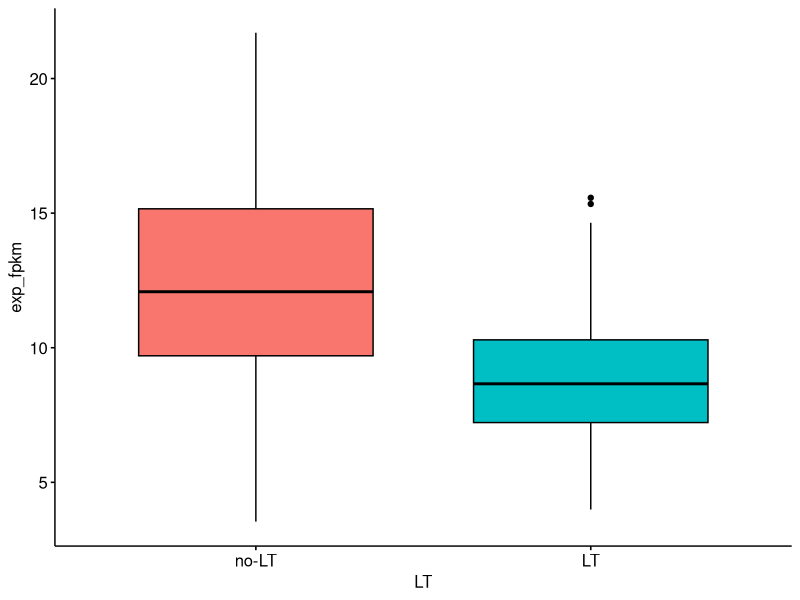

Write the R code that produced this figure. (Note: this script raises an error after producing the figure.)
setwd("C:/Users/LEE HAN SAI/Desktop/Work/Pink1/cancer")
library(ggplot2)
library(reshape)
library(ggpubr)
library(rstatix)
library(dplyr)

# file input
fpkm <- read.csv("cancer_fpkm_pink.csv", sep = ',', header = T, row.names = 1)
list <- read.csv("cancer_list.csv", sep = ',', header = T, row.names = 1)
LT <- read.csv("LT.csv", sep = ',', header = T)
#fpkm <- rbind(fpkm,list)
#fpkm <- na.omit(fpkm)

melt_fpkm <- melt(as.matrix(fpkm))
melt_fpkm <- na.omit(melt_fpkm)
melt_list <- melt(as.matrix(list))
names(melt_fpkm) <- c("PINK1","status","exp_fpkm")

#splitting normal, tumor, subset 
normal_all <-  melt_fpkm[grep("N", melt_fpkm$status),]
tumor_all <- melt_fpkm[-grep("N", melt_fpkm$status),]
FA_miFTC <- melt_fpkm[grep("FA|FTC", melt_fpkm$status),]
FVPTC <- melt_fpkm[grep("FV", melt_fpkm$status),]
PTC <- melt_fpkm[grep("PTC", melt_fpkm$status),]

#normal LT vs no-LT

normal_all$status <- gsub(".N","", normal_all$status)
normal1 <- select(normal_all, status, exp_fpkm )
normal_all_LT <- merge(normal1, LT, by = 1)

normal_all_LT$LT <- ifelse(grepl("1", normal_all_LT$LT),"LT","no-LT")

##boxplot

#normal_box <-ggplot(normal_all_LT, aes(x=LT, y=log2(exp_fpkm)+1, fill=LT)) + 
#              geom_boxplot() +
#              ggtitle("PINK1 expression in normal thyroid tissue") +
#              xlab('') +
#              ylab('normalized counts') +
#              theme(legend.position = "none")

normal_box <- ggboxplot(normal_all_LT, x = "LT", y = "exp_fpkm", fill = "LT") + theme(legend.position = "none")
normal_box
ttt<- ToothGrowth

##statistical test

stat.test_norm <- normal_all_LT %>%
  t_test(exp_fpkm ~ LT) %>%
  adjust_pvalue() %>%
  add_significance("p.adj")
stat.test_norm

              
stat.test_norm <- stat.test_norm %>% add_xy_position(x = LT)
#star

normal_box +
  stat_pvalue_manual(stat.test_norm, label = "p.adj.signif") +
  scale_y_continuous(expand = expansion(mult = c(0.05, 0.1)))

#p-value

normal_box +
  stat_pvalue_manual(stat.test_norm, label = "T-test, p = {p}",
                     vjust = -1, bracket.nudge.y = 1) +
  scale_y_continuous(expand = expansion(mult = c(0.05, 0.1)))
